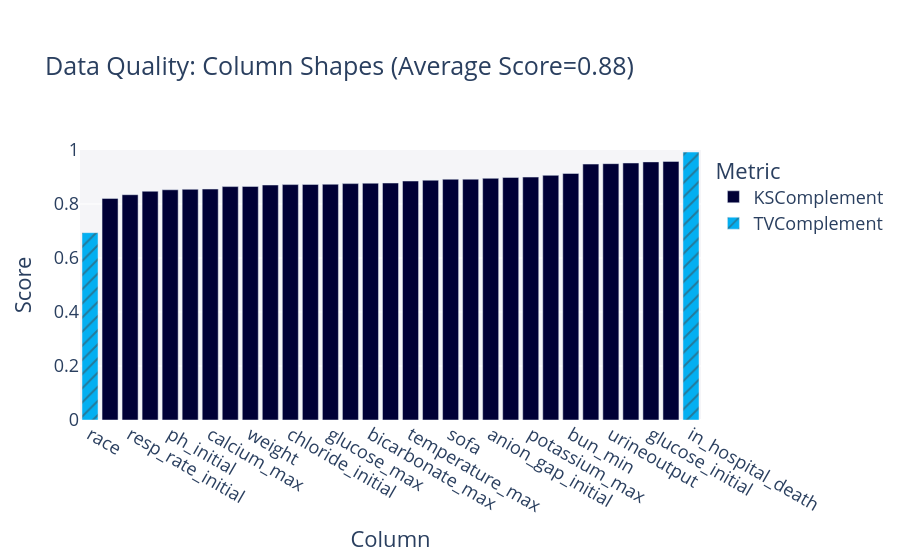

Write notebook code for a chart like this one.
### Code cell
quality_report.get_visualization('Column Shapes')

### Figure 1 — Plotly figure (JSON) as saved in the notebook; plotly's stock layout.template omitted (floating-point values rounded to 4 significant figures)
{"data": [{"alignmentgroup": "True", "customdata": [["KSComplement"], ["KSComplement"], ["KSComplement"], ["KSComplement"], ["KSComplement"], ["KSComplement"], ["KSComplement"], ["KSComplement"], ["KSComplement"], ["KSComplement"], ["KSComplement"], ["KSComplement"], ["KSComplement"], ["KSComplement"], ["KSComplement"], ["KSComplement"], ["KSComplement"], ["KSComplement"], ["KSComplement"], ["KSComplement"], ["KSComplement"], ["KSComplement"], ["KSComplement"], ["KSComplement"], ["KSComplement"], ["KSComplement"], ["KSComplement"], ["KSComplement"], ["KSComplement"]], "hovertemplate": "<b>%{hovertext}</b><br><br>Metric=%{customdata[0]}<br>Score=%{y}<extra></extra>", "hovertext": ["lactate_max", "wbc_min", "sofa", "age", "urineoutput", "wbc_max", "osmolality_max", "bicarbonate_max", "lactate_min", "ph_min", "bun_min", "wbc_initial", "lactate_initial", "anion_gap_initial", "glucose_max", "calcium_max", "ph_initial", "glucose_initial", "hemoglobin_max", "potassium_max", "calcium_initial", "temperature_max", "creatinine_min", "weight", "glucose_min", "apsiii", "resp_rate_initial", "ph_max", "chloride_initial"], "legendgroup": "KSComplement", "marker": {"color": "#000036", "pattern": {"shape": ""}}, "name": "KSComplement", "offsetgroup": "KSComplement", "orientation": "v", "showlegend": true, "textposition": "auto", "type": "bar", "x": ["lactate_max", "wbc_min", "sofa", "age", "urineoutput", "wbc_max", "osmolality_max", "bicarbonate_max", "lactate_min", "ph_min", "bun_min", "wbc_initial", "lactate_initial", "anion_gap_initial", "glucose_max", "calcium_max", "ph_initial", "glucose_initial", "hemoglobin_max", "potassium_max", "calcium_initial", "temperature_max", "creatinine_min", "weight", "glucose_min", "apsiii", "resp_rate_initial", "ph_max", "chloride_initial"], "xaxis": "x", "y": [0.8704, 0.8777, 0.8918, 0.8472, 0.9494, 0.9577, 0.9062, 0.877, 0.8207, 0.8544, 0.9131, 0.9519, 0.8725, 0.895, 0.8732, 0.8554, 0.8527, 0.956, 0.892, 0.8997, 0.8983, 0.8851, 0.8645, 0.8651, 0.8881, 0.9478, 0.8344, 0.8755, 0.8719], "yaxis": "y"}, {"alignmentgroup": "True", "customdata": [["TVComplement"], ["TVComplement"]], "hovertemplate": "<b>%{hovertext}</b><br><br>Metric=%{customdata[0]}<br>Score=%{y}<extra></extra>", "hovertext": ["race", "in_hospital_death"], "legendgroup": "TVComplement", "marker": {"color": "#03AFF1", "pattern": {"shape": "/"}}, "name": "TVComplement", "offsetgroup": "TVComplement", "orientation": "v", "showlegend": true, "textposition": "auto", "type": "bar", "x": ["race", "in_hospital_death"], "xaxis": "x", "y": [0.6938, 0.9924], "yaxis": "y"}], "layout": {"barmode": "relative", "font": {"size": 18}, "legend": {"title": {"text": "Metric"}, "tracegroupgap": 0}, "margin": {"t": 150}, "plot_bgcolor": "#F5F5F8", "title": {"text": "Data Quality: Column Shapes (Average Score=0.88)"}, "xaxis": {"anchor": "y", "categoryorder": "total ascending", "domain": [0, 1], "title": {"text": "Column"}}, "yaxis": {"anchor": "x", "domain": [0, 1], "range": [0, 1], "title": {"text": "Score"}}}}
